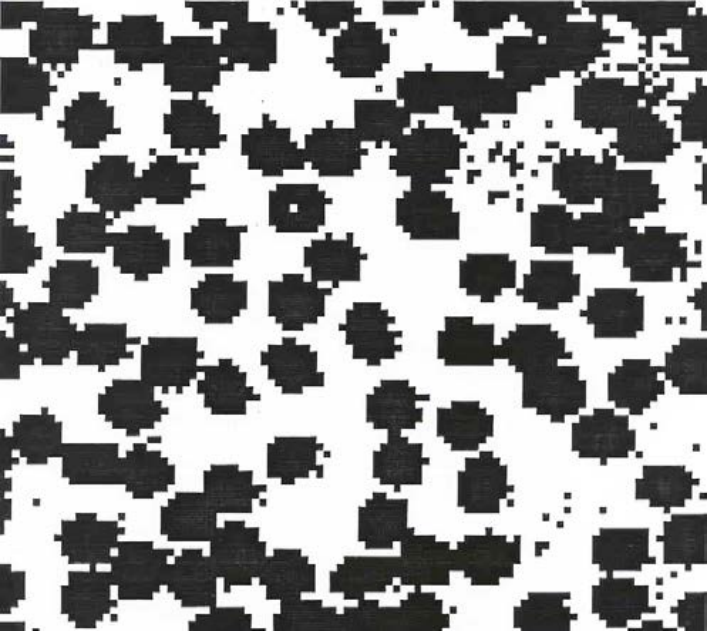
#> input picture Images/bloodPic.png, 710 x 632 px
$ python Morphology.py   (older library calls are emulated)
#> lines starting #> are read from the running program, lines starting #| are printed output that depends on the picture; after the words box and inside, x2 and y2 are one past the last pixel; in counts of white or black regions, pixels touching at a corner belong together
import cv2
import numpy as np

# [21 lines of commented-out code are left out]

image = cv2.imread("./Images/bloodPic.png")
#> image is the input picture: shape (632, 710, 3); mean B, G, R 150.1, 150.3, 150.2
# image = cv2.bitwise_not(image)
gray = cv2.cvtColor(image, cv2.COLOR_BGR2GRAY)
thresh = cv2.threshold(gray, 0, 255, cv2.THRESH_BINARY_INV | cv2.THRESH_OTSU)[1]
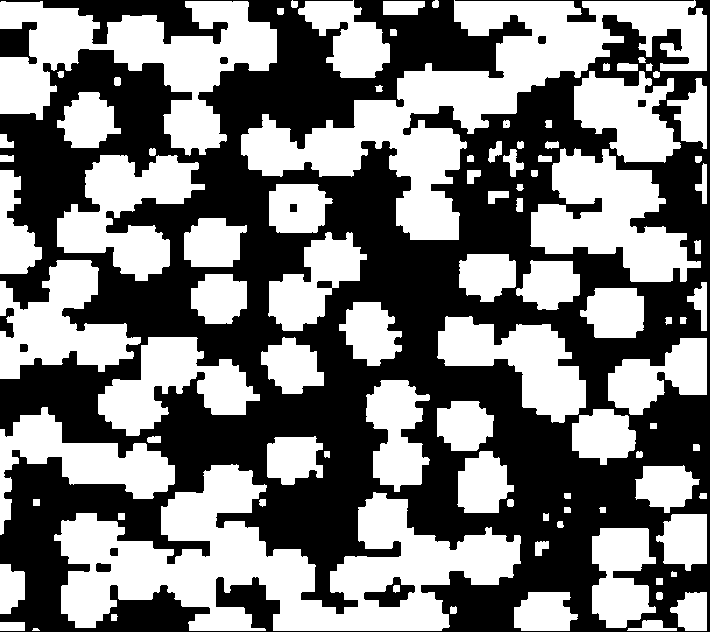
#> thresh: shape (632, 710); 48.5% white; 95 white regions (1 under 20 px), largest, box (x1, y1, x2, y2) and area: (54, 464, 521, 631) 36304, (241, 0, 707, 240) 31418, (0, 1, 277, 156) 18663

output = cv2.connectedComponentsWithStats(thresh, 8, cv2.CV_32S)
(numLabels, labels, stats, centroids) = output
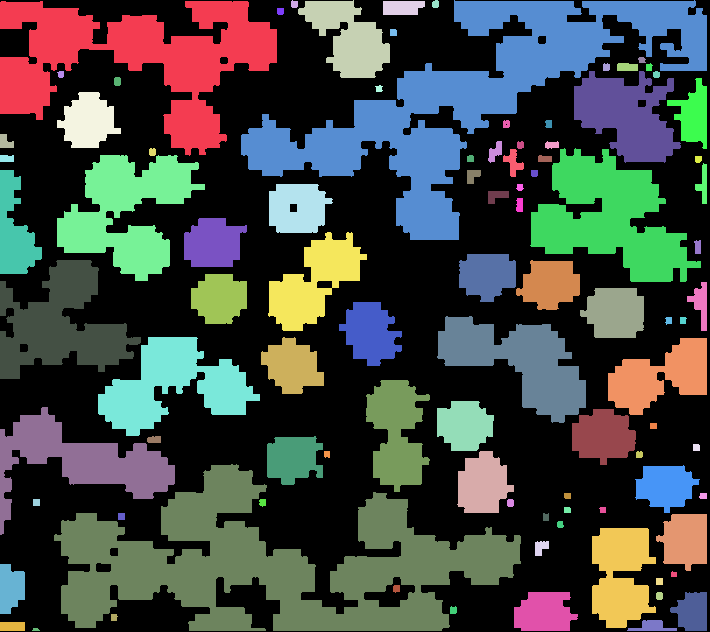
#> labels: shape (632, 710) int32; 96 distinct labels, from 0 to 95; one colour per label, 0 black
#> numLabels = 96; stats = 96 rows, first 6: [0, 0, 710, 632, 230970], [0, 1, 277, 155, 18663], [291, 0, 7, 8, 48], [298, 0, 92, 78, 4017], [383, 1, 42, 14, 537], [432, 0, 7, 8, 49]; centroids = 96 pairs, first value 5.22 to 702.9, second value 3.69 to 629.2

for i in range(0, numLabels):
	# if this is the first component then we examine the
	# *background* (typically we would just ignore this
	# component in our loop)
	if i == 0:
		text = "examining component {}/{} (background)".format(
			i + 1, numLabels)

	# otherwise, we are examining an actual connected component
	else:
		text = "examining component {}/{}".format( i + 1, numLabels)

	# print a status message update for the current connected
	# component
	print("[INFO] {}".format(text))

	# extract the connected component statistics and centroid for
	# the current label
	x = stats[i, cv2.CC_STAT_LEFT]
	y = stats[i, cv2.CC_STAT_TOP]
	w = stats[i, cv2.CC_STAT_WIDTH]
	h = stats[i, cv2.CC_STAT_HEIGHT]
	area = stats[i, cv2.CC_STAT_AREA]
	(cX, cY) = centroids[i]

	output = image.copy()
	cv2.rectangle(output, (x, y), (x + w, y + h), (0, 255, 0), 3)
	cv2.circle(output, (int(cX), int(cY)), 4, (0, 0, 255), -1)

	componentMask = (labels == i).astype("uint8") * 255
#> this loop made 96 passes
#> (text, x, y, w, h, area, cX, cY) on passes 1 to 8: ('examining component 1/96 (background)', 0, 0, 710, 632, 230970, 354.3, 321.8), ('examining component 2/96', 0, 1, 277, 155, 18663, 138.2, 58.77), ('examining component 3/96', 291, 0, 7, 8, 48, 294, 3.79), ('examining component 4/96', 298, 0, 92, 78, 4017, 348.6, 38.03), ('examining component 5/96', 383, 1, 42, 14, 537, 401.8, 7.18), ('examining component 6/96', 432, 0, 7, 8, 49, 435.1, 3.69), ('examining component 7/96', 241, 0, 466, 240, 31418, 471.5, 97.58), ('examining component 8/96', 277, 8, 7, 7, 47, 280, 10.87)
#> text on passes 61 to 66: 'examining component 61/96', 'examining component 62/96', 'examining component 63/96', 'examining component 64/96', 'examining component 65/96', 'examining component 66/96'
#| [INFO] examining component 1/96 (background)
#| [INFO] examining component 2/96
#| [INFO] examining component 3/96
#| [INFO] examining component 4/96
#| [INFO] examining component 5/96
#| [INFO] examining component 6/96
#| [INFO] examining component 7/96
#| [INFO] examining component 8/96
#> (further printed lines are left out)
#> pass 2, `componentMask = (labels == i).astype("uint8") * 255`:
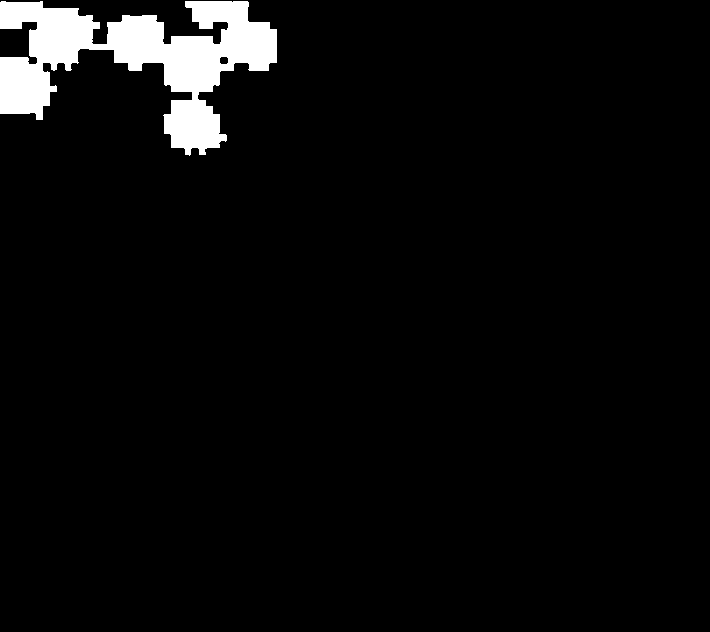
#> componentMask: shape (632, 710); 4.2% white; 1 white region, box (x1, y1, x2, y2) and area: (0, 1, 277, 156) 18663
#> pass 3, `componentMask = (labels == i).astype("uint8") * 255`:
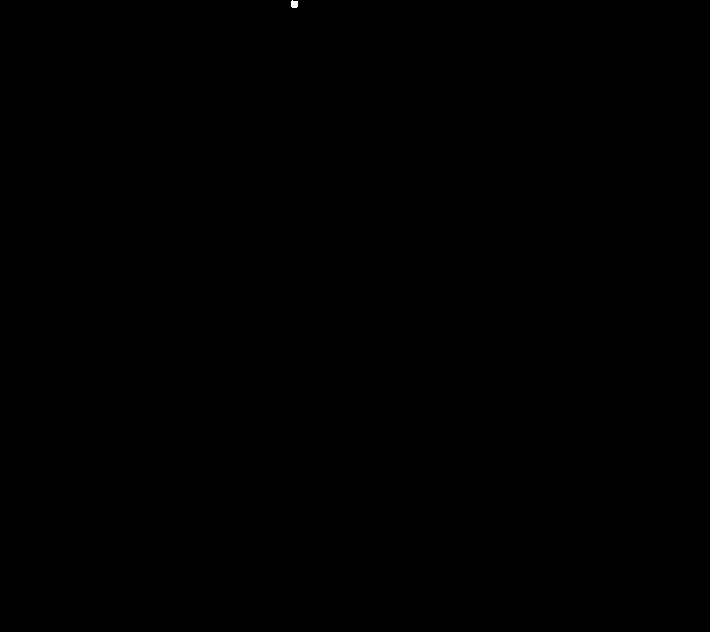
#> componentMask: shape (632, 710); 0.01% white; 1 white region, box (x1, y1, x2, y2) and area: (291, 0, 298, 8) 48

	# show our output image and connected component mask
cv2.imshow("Output", output)
cv2.imshow("Connected Component", componentMask)
cv2.waitKey(0)

$ run again, with Images/effect.png copied over Images/bloodPic.png
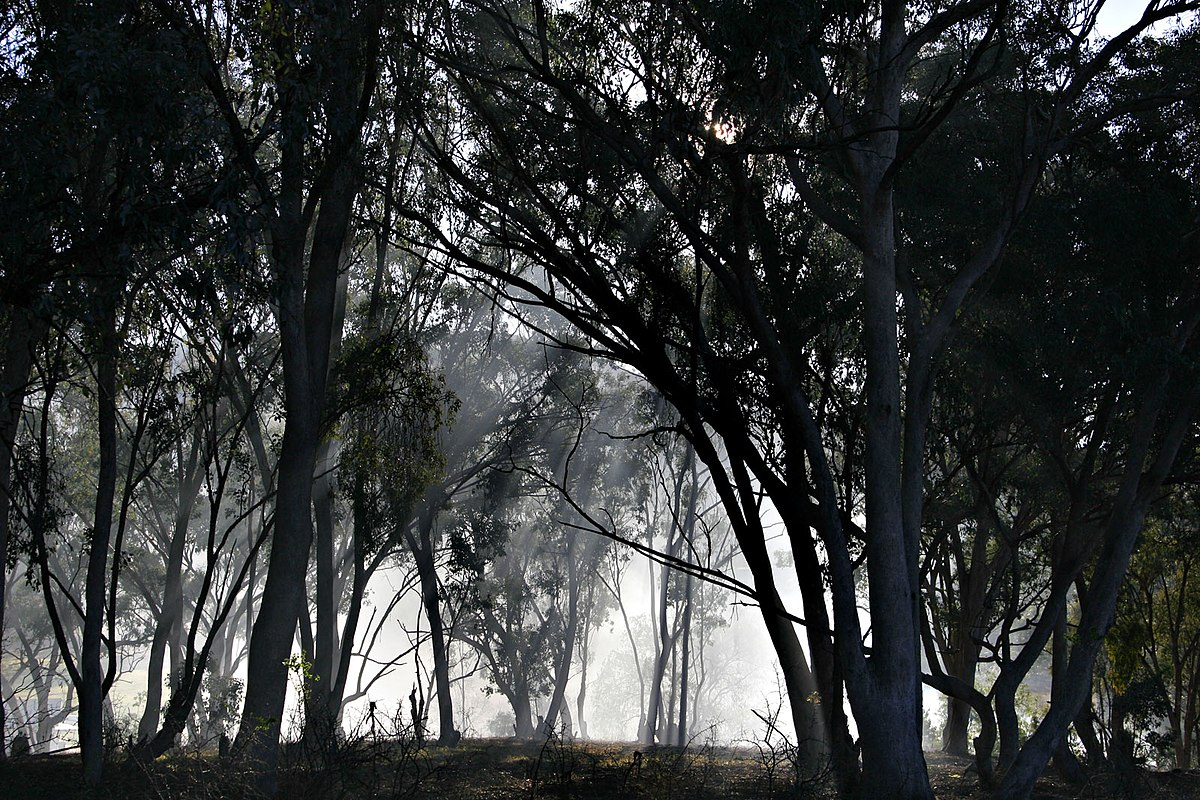
#> input picture Images/effect.png, 1200 x 800 px
#> image is the input picture: shape (800, 1200, 3); mean B, G, R 56, 56.3, 53.5
#> thresh: shape (800, 1200); 82.4% white; 8255 black regions (7566 under 20 px), largest, box (x1, y1, x2, y2) and area: (552, 529, 668, 751) 16342, (684, 576, 798, 759) 14427, (339, 551, 421, 744) 7073
#> `(numLabels, labels, stats, centroids) = output`:
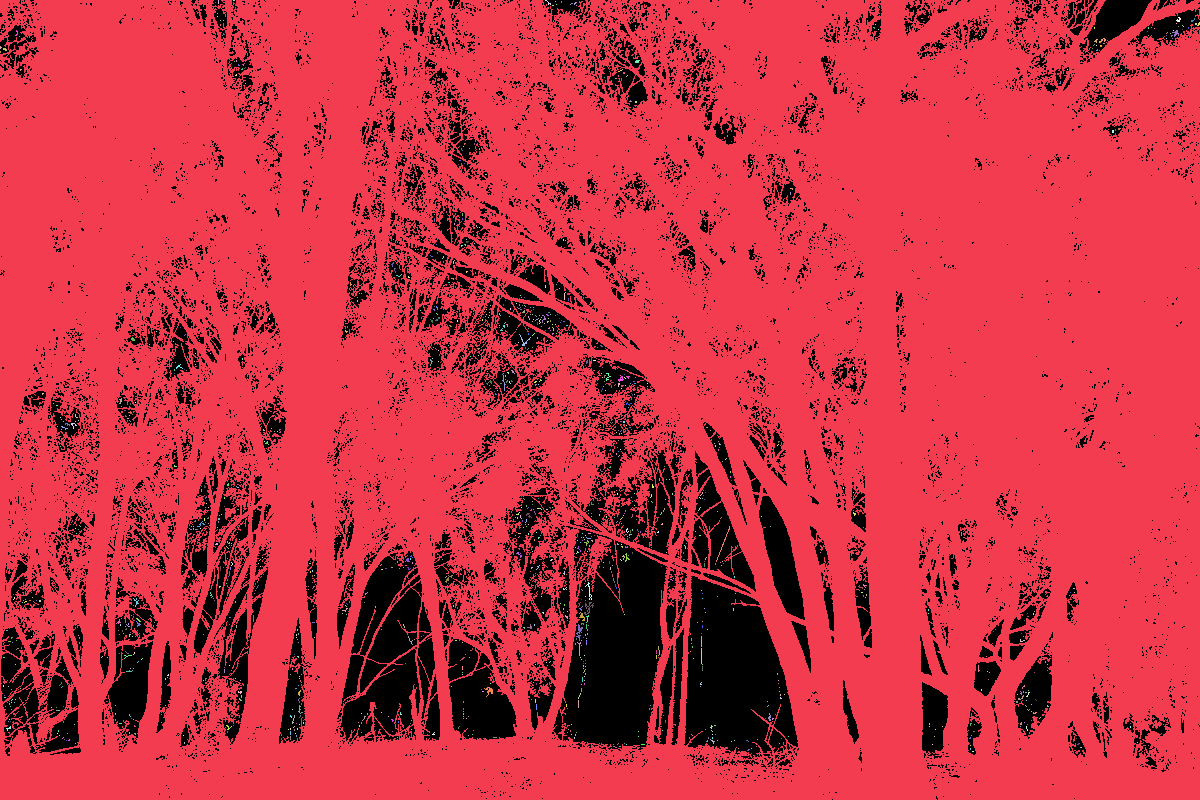
#> labels: shape (800, 1200) int32; 1245 distinct labels, from 0 to 1244; one colour per label, 0 black
#> numLabels = 1245; stats = 1245 rows, first 6: [0, 0, 1200, 800, 168664], [0, 0, 1200, 800, 788104], [218, 0, 1, 4, 4], [233, 0, 2, 1, 2], [545, 0, 6, 5, 9], [555, 1, 1, 1, 1]; centroids = 1245 pairs, first value 0 to 1197.3, second value 0 to 761
#> the loop `for i in range(0, numLabels):` made 1245 passes
#> (text, x, y, w, h, area, cX, cY) on passes 1, 2, 45: ('examining component 1/1245 (background)', 0, 0, 1200, 800, 168664, 539.6, 493.4), ('examining component 2/1245', 0, 0, 1200, 800, 788104, 612.7, 379), ('examining component 45/1245', 1172, 30, 7, 7, 23, 1175.6, 32.78)
#> (printed output is left out)
#> pass 2, `componentMask = (labels == i).astype("uint8") * 255`:
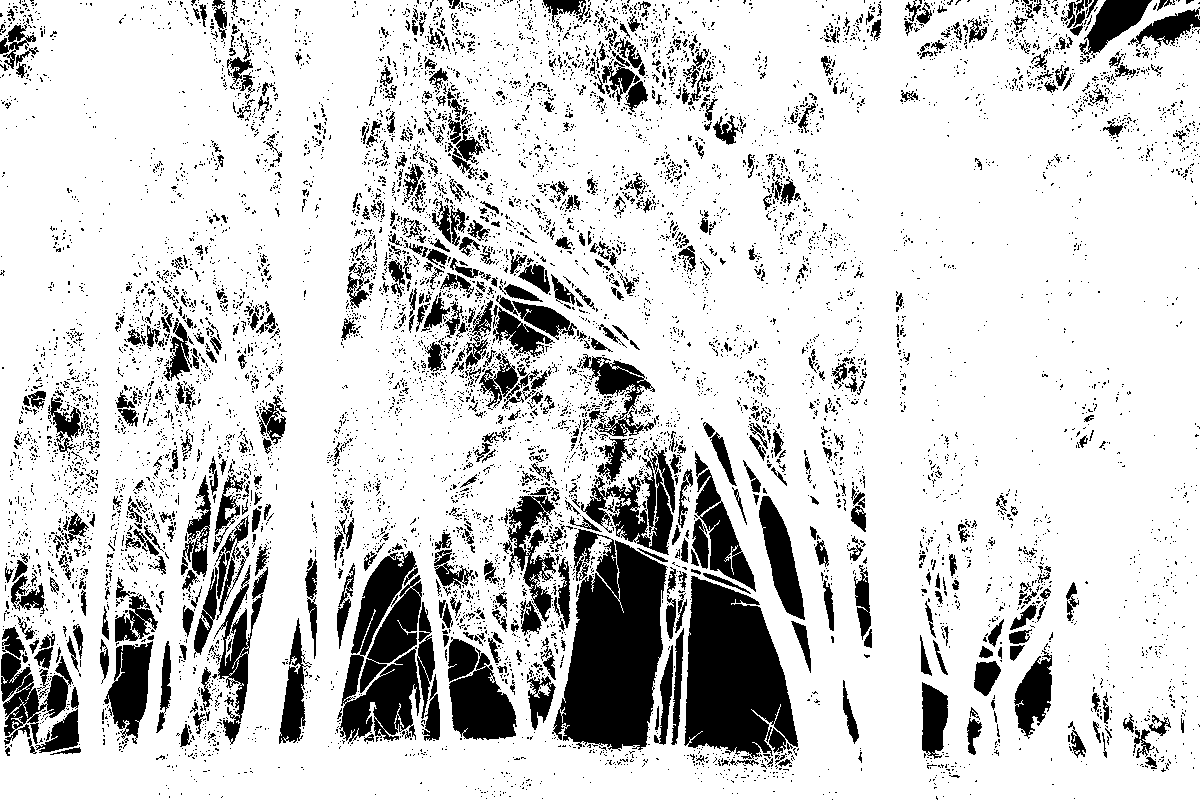
#> componentMask: shape (800, 1200); 82.1% white; 8254 black regions (7565 under 20 px), largest, box (x1, y1, x2, y2) and area: (552, 529, 668, 751) 16773, (684, 576, 798, 759) 14569, (339, 551, 421, 744) 7155
